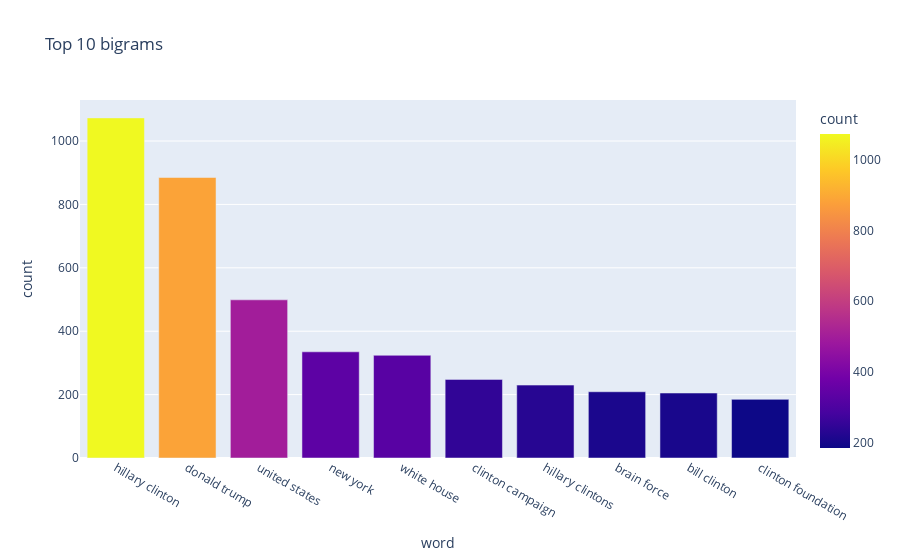

Here is the notebook cell this chart was saved with:
### Code cell
common_words = get_top_n_bigram(df['text_without_stopwords'], 10)
df2 = pd.DataFrame(common_words,columns=['word','count'])
df2.groupby('word').sum()['count'].sort_values(ascending=False)
fig=px.bar(df2,x='word',y='count',color='count',title='Top 10 bigrams')
fig.show()

### Figure 1 — Plotly figure (JSON) as saved in the notebook; plotly's stock layout.template omitted (floating-point values rounded to 4 significant figures)
{"data": [{"alignmentgroup": "True", "hovertemplate": "word=%{x}<br>count=%{marker.color}<extra></extra>", "legendgroup": "", "marker": {"color": [1073, 885, 499, 335, 324, 248, 230, 209, 205, 185], "coloraxis": "coloraxis", "pattern": {"shape": ""}}, "name": "", "offsetgroup": "", "orientation": "v", "showlegend": false, "textposition": "auto", "type": "bar", "x": ["hillary clinton", "donald trump", "united states", "new york", "white house", "clinton campaign", "hillary clintons", "brain force", "bill clinton", "clinton foundation"], "xaxis": "x", "y": [1073, 885, 499, 335, 324, 248, 230, 209, 205, 185], "yaxis": "y"}], "layout": {"barmode": "relative", "coloraxis": {"colorbar": {"title": {"text": "count"}}, "colorscale": [[0, "#0d0887"], [0.1111, "#46039f"], [0.2222, "#7201a8"], [0.3333, "#9c179e"], [0.4444, "#bd3786"], [0.5556, "#d8576b"], [0.6667, "#ed7953"], [0.7778, "#fb9f3a"], [0.8889, "#fdca26"], [1, "#f0f921"]]}, "legend": {"tracegroupgap": 0}, "title": {"text": "Top 10 bigrams"}, "xaxis": {"anchor": "y", "domain": [0, 1], "title": {"text": "word"}}, "yaxis": {"anchor": "x", "domain": [0, 1], "title": {"text": "count"}}}}
